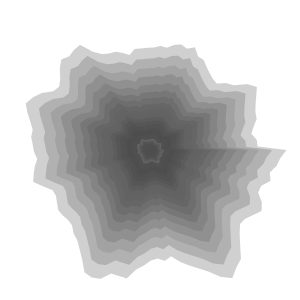
Frame 1 (no input)
Frame 60 (the mouse pressed at the canvas centre just before this capture): identical to frame 1, image omitted
Frame 120 (the mouse held since frame 60 and released just before this capture): identical to frame 1, image omitted

The Processing sketch that drew this single still picture (run headless with seeded random() and noise(); from frame 60 on, the mouse is pressed at the canvas centre):

// Processing sketch: processing_14304
// ── processing_14304.pde

//import processing.pdf.*;

void setup()
{
 // size(300,300, PDF, "braceletTest4.pdf");
  size(300,300);
  smooth();
}

void draw() {
  background(255);
  int shapeSize =85;
  float shade = 0;

  newShape(shapeSize, shade);
  
  frameRate(5);
    //Exit the program 
  //println("Finished.");
  //exit();


}

void newShape(int shapeSize, float shade){
  float xoff = 0;
  //closer to 1 gives more geometric shapes, closer to 0 gives more leaf/flower like shapes
  float xincrement =.125; 

  float radianStart = 0;
  float radianInc=.0625;
  
  frameRate(5);

  
  if (shapeSize>3){
  beginShape();
  while (radianStart<=TWO_PI) {
    float n = shapeSize+noise(xoff)*shapeSize;

    int c = int(noise(shade)*200);
    
      if (key == 'o' || key == 'O') {
      //brown gradients
      fill(c,c/2,c/3,c*.75);
      }
     else if  (key == 'b' || key == 'B') {
       //blue gradients
       fill(0,c/3,c,c*.95);
    }
     else if  (key == 'p' || key == 'P') {
       //purple gradients
       fill(c,c/3,c,c*.95);
    }
    
    else{
         //sepia gradients
     fill(c,c,c, c*.75); 
    
    }
  
   noStroke();
    //random
    //arc(100, 100,random(95,100),random(95,100), radianStart,radianStart+radianInc);

    float x = width/2+cos(radianStart)*n;
    float y = height/2+sin(radianStart)*n;
    vertex(x,y);
    radianStart =  radianStart+ radianInc;
    xoff += xincrement;
  }
  endShape(CLOSE);

  
  shapeSize *= .9;
  shade+=.9;
  
 newShape(shapeSize, shade) ;
  }
}
